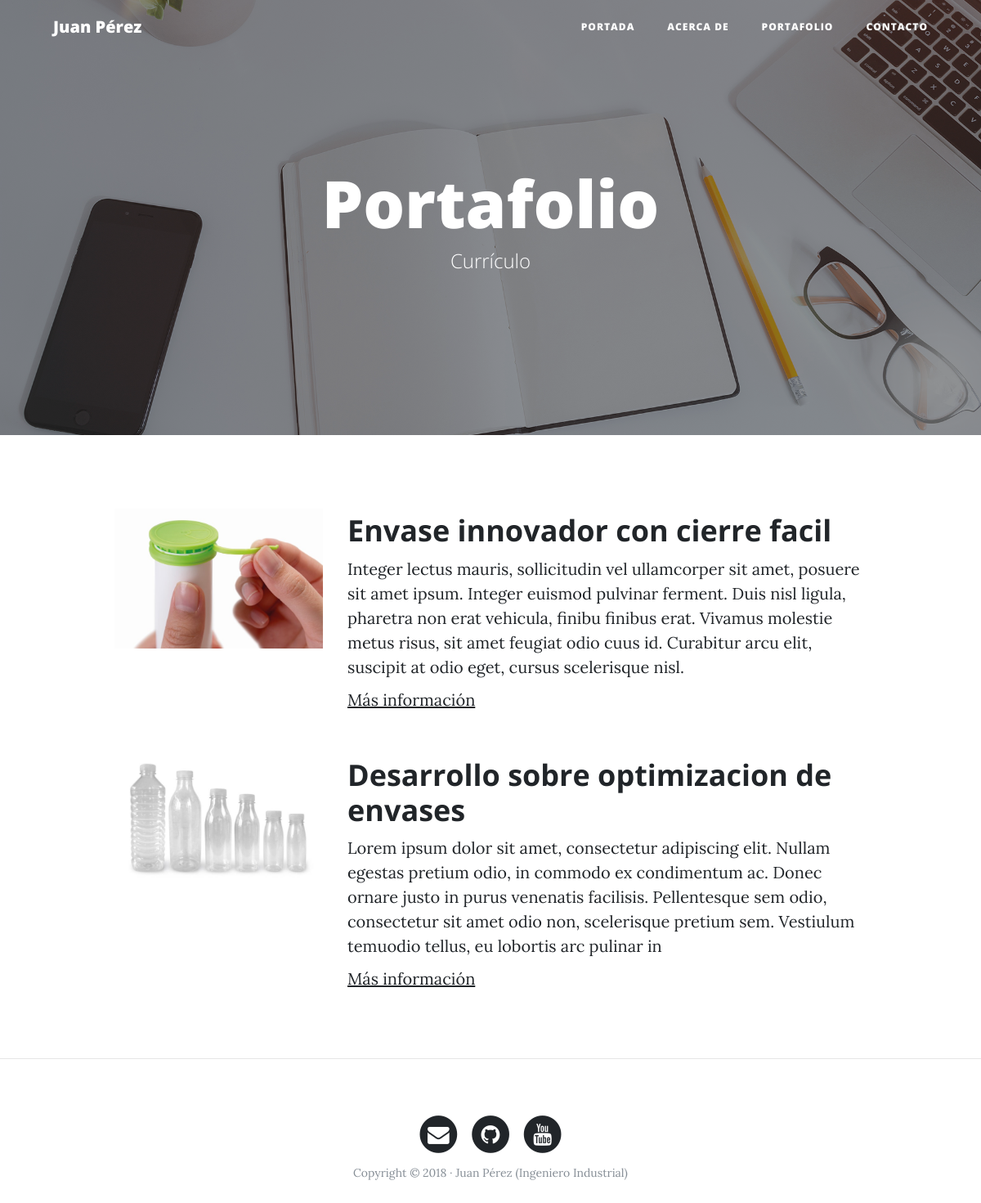
The page /portfolio/ on the database its author committed.
### portfolio/models.py (models this page shows, shortened)
class Project(models.Model):
    title=models.CharField(max_length = 200,verbose_name ='Titulo')
    description=models.TextField(verbose_name ='Descripción')
    image=models.ImageField(verbose_name ='Imagen',upload_to ='projects')
    created=models.DateTimeField(auto_now_add =True, verbose_name ='Fecha de creación')
    updated=models.DateTimeField(auto_now =True, verbose_name ='Fecha de edición')
    class Meta:
        verbose_name='Proyecto'
        verbose_name_plural='Proyectos'
        ordering=["-created"]

### portfolio/views.py (the view)
# urls.py: path('portfolio/',portfolio_views.portfolio,name="Portfolio"),
def portfolio(request):
    projects= Project.objects.all()
    return render(request,"portfolio/portfolio.html",{'projects': projects})

### portfolio/templates/portfolio/portfolio.html (shortened to what this page needs)
{% extends 'core/base.html' %}
{% block background %}{% load static %}{% static 'core/img/portfolio-bg.jpg'%}{% endblock %}
{% block headers %}
    <h1>Portafolio</h1>
    <span class="subheading">Currículo</span>
{% endblock %}
{% block content %}
	{% for project in projects %}
		<div class="row project">
			<div class="col-lg-3 col-md-4 offset-lg-1">
				<img class="img-fluid" src="{{project.image.url}}" alt="">
			</div>
			<div class="col-lg-7 col-md-8">
				<h2 class="section-heading title">{{project.title}}</h2>
				<p>{{project.description}}</p>
				<p><a href="http://google.com">Más información</a></p>
			</div>
		</div>
	{% endfor %}
{% endblock %}

### core/templates/core/base.html (shortened to what this page needs)
<!DOCTYPE html>
<html lang="es">
  <head>
    {% load static %}
    <link href="{% static 'core/vendor/bootstrap/css/bootstrap.min.css'%}" rel="stylesheet">
    <link href="{% static 'core/vendor/font-awesome/css/font-awesome.min.css'%}" rel="stylesheet" type="text/css">
    <link href="{% static 'core/css/clean-blog.min.css'%}" rel="stylesheet">
  </head>
  <body>
    <nav class="navbar navbar-expand-lg navbar-light fixed-top" id="mainNav">
      <div class="container">
        <a class="navbar-brand" href="{% url 'Home' %}">Juan Pérez</a>
        <div class="collapse navbar-collapse" id="navbarResponsive">
          <ul class="navbar-nav ml-auto">
            <li class="nav-item">
              <a class="nav-link" href="{% url 'Home' %}">Portada</a>
            </li>
            <li class="nav-item">
              <a class="nav-link" href="{% url 'About' %}">Acerca de</a>
            </li>
            <li class="nav-item">
              <a class="nav-link" href="{% url 'Portfolio' %}">Portafolio</a>
            </li>
            <li class="nav-item">
              <a class="nav-link" href="{% url 'Contacto' %}">Contacto</a>
            </li>
          </ul>
        </div>
      </div>
    </nav>
    <header class="masthead" style="background-image: url('{% block background %}{% endblock%}')">
      <div class="overlay"></div>
      <div class="container">
        <div class="row">
          <div class="col-lg-8 col-md-10 mx-auto">
            <div class="site-heading">
                {% block headers %}{% endblock%}
            </div>
          </div>
        </div>
      </div>
    </header>
    <div class="container">
        {% block content %}{% endblock %}
    </div>
    {% if request.path != "/" %}
        <hr>
    {% endif %}
    <footer>
      <div class="container">
        <div class="row">
          <div class="col-lg-8 col-md-10 mx-auto">
            <ul class="list-inline text-center">
              <li class="list-inline-item">
                <a href="#">
                  <span class="fa-stack fa-lg">
                    <i class="fa fa-circle fa-stack-2x"></i>
                    <i class="fa fa-envelope fa-stack-1x fa-inverse"></i>
                  </span>
                </a>
              </li>
              <li class="list-inline-item">
                <a href="#">
                  <span class="fa-stack fa-lg">
                    <i class="fa fa-circle fa-stack-2x"></i>
                    <i class="fa fa-github fa-stack-1x fa-inverse"></i>
                  </span>
                </a>
              </li>
              <li class="list-inline-item">
                <a href="#">
                  <span class="fa-stack fa-lg">
                    <i class="fa fa-circle fa-stack-2x"></i>
                    <i class="fa fa-youtube fa-stack-1x fa-inverse"></i>
                  </span>
                </a>
              </li>
            </ul>
            <p class="copyright text-muted">Copyright &copy; 2018 · Juan Pérez (Ingeniero Industrial) </p>
          </div>
        </div>
      </div>
    </footer>
  </body>
</html>

### rows shown on the page
Project: image (picture), title "Envase innovador con cierre facil", description "Integer lectus mauris, sollicitudin vel ullamcorper sit amet, posuere sit amet ipsum. Integer euismod pulvinar ferment. Duis nisl ligula, pharetra non erat vehicula, finibu finibus erat. Vivamus molestie metus risus, sit amet feugiat odio cuus id. Curabitur arcu elit, suscipit at odio eget, cursus scelerisque nisl."
Project: image (picture), title "Desarrollo sobre optimizacion de envases", description "Lorem ipsum dolor sit amet, consectetur adipiscing elit. Nullam egestas pretium odio, in commodo ex condimentum ac. Donec ornare justo in purus venenatis facilisis. Pellentesque sem odio, consectetur sit amet odio non, scelerisque pretium sem. Vestiulum temuodio tellus, eu lobortis arc pulinar in"
